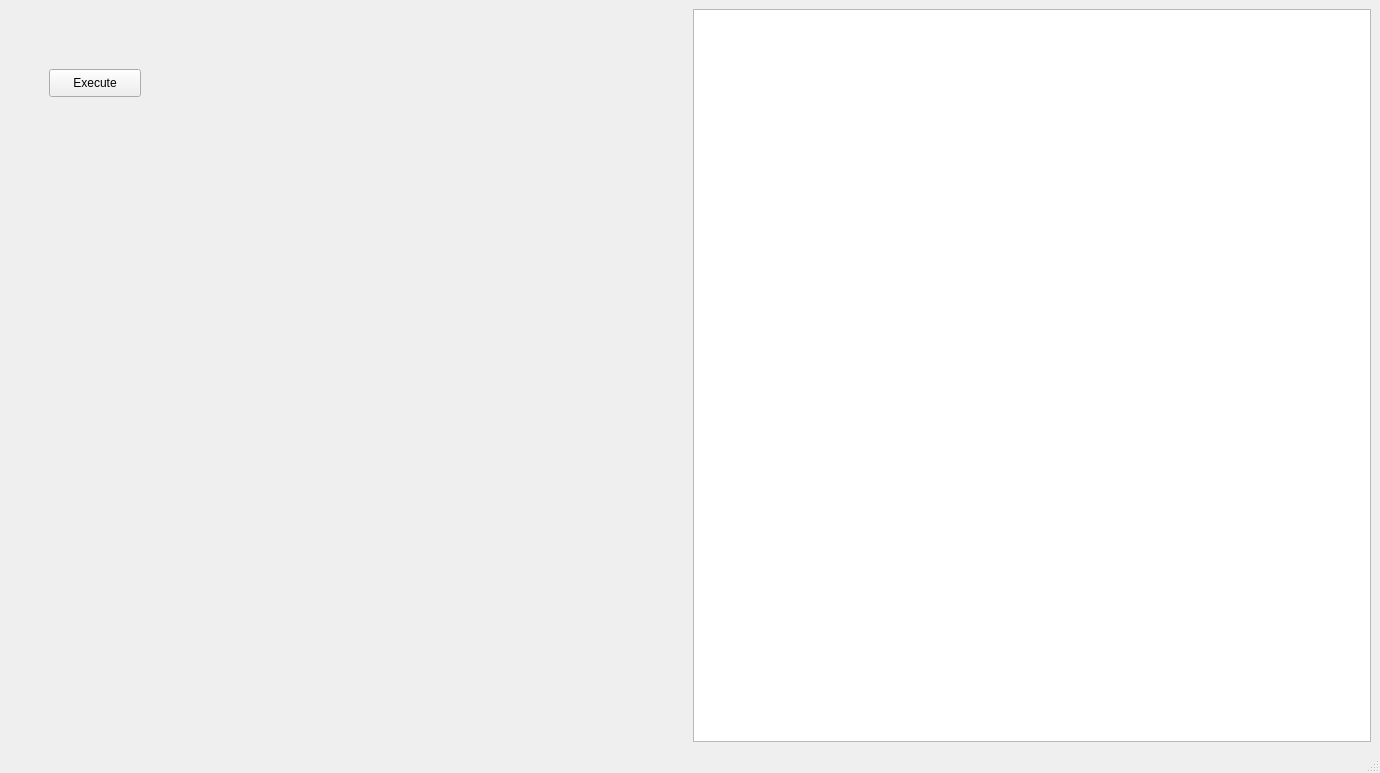
<?xml version="1.0" encoding="UTF-8"?>
<ui version="4.0">
 <class>MainWindow</class>
 <widget class="QMainWindow" name="MainWindow">
  <property name="geometry">
   <rect>
    <x>0</x>
    <y>0</y>
    <width>1380</width>
    <height>773</height>
   </rect>
  </property>
  <property name="windowTitle">
   <string>MainWindow</string>
  </property>
  <widget class="QWidget" name="centralwidget">
   <layout class="QHBoxLayout" name="horizontalLayout" stretch="1,1">
    <item>
     <widget class="QWidget" name="widget" native="true">
      <widget class="QPushButton" name="pushButton">
       <property name="geometry">
        <rect>
         <x>40</x>
         <y>60</y>
         <width>92</width>
         <height>28</height>
        </rect>
       </property>
       <property name="text">
        <string>Execute</string>
       </property>
      </widget>
     </widget>
    </item>
    <item>
     <widget class="QTextEdit" name="textEdit"/>
    </item>
   </layout>
  </widget>
  <widget class="QMenuBar" name="menubar">
   <property name="geometry">
    <rect>
     <x>0</x>
     <y>0</y>
     <width>1380</width>
     <height>24</height>
    </rect>
   </property>
  </widget>
  <widget class="QStatusBar" name="statusbar"/>
 </widget>
 <resources/>
 <connections/>
</ui>
